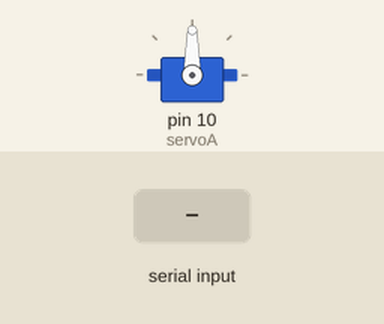
Simulated run of this sketch. Board: Arduino Uno, built with avr-gcc and run on an emulated ATmega328P. Parts: servo. Inputs (shaded band) come from the test bench.

Above: at 1.2 s.
1.3 s: byte 30 received over Serial
At 2.5 s:
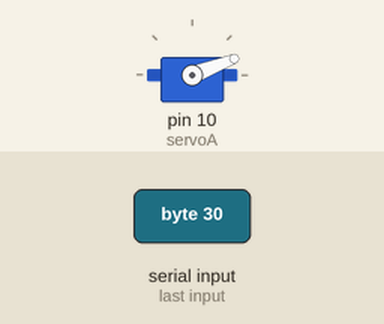
2.8 s: byte 90 received over Serial
At 3.8 s:
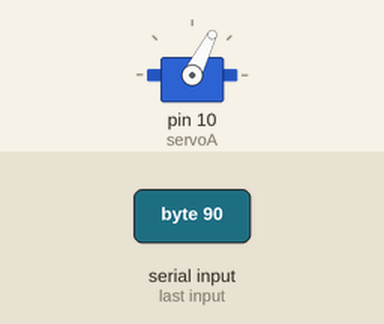
Timing chart, 0 to 5.8 s (numbered marks = the images above; inputs shaded):
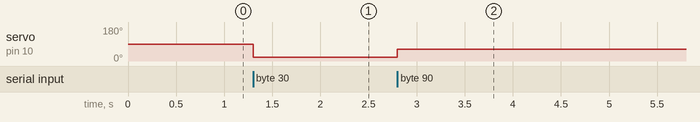

The sketch:

processing_servo_control_mouse.ino
```cpp
#include <Servo.h>

int x;
Servo servoA;
void setup(){
  Serial.begin(9600);
  servoA.attach(10);
}

void loop(){
  if(Serial.available()>0){
    x=Serial.read();
    x=map(x,0,255,0,179);
    servoA.write(x);
  }
}
```

Measured:
- after the input at 1.3 s, servo on pin 10 (servoA): 90° → 21° at once
- after the input at 2.8 s, servo on pin 10 (servoA): 21° → 63° at once
